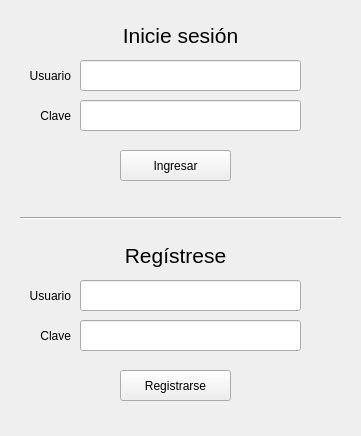
<?xml version="1.0" encoding="UTF-8"?>
<ui version="4.0">
 <class>Form</class>
 <widget class="QWidget" name="Form">
  <property name="geometry">
   <rect>
    <x>0</x>
    <y>0</y>
    <width>361</width>
    <height>436</height>
   </rect>
  </property>
  <property name="windowTitle">
   <string>Form</string>
  </property>
  <widget class="QLineEdit" name="usuarioTextEdit1">
   <property name="geometry">
    <rect>
     <x>80</x>
     <y>60</y>
     <width>221</width>
     <height>31</height>
    </rect>
   </property>
   <property name="text">
    <string/>
   </property>
  </widget>
  <widget class="QLineEdit" name="claveTextEdit1">
   <property name="geometry">
    <rect>
     <x>80</x>
     <y>100</y>
     <width>221</width>
     <height>31</height>
    </rect>
   </property>
   <property name="text">
    <string/>
   </property>
   <property name="echoMode">
    <enum>QLineEdit::Password</enum>
   </property>
  </widget>
  <widget class="QLabel" name="usuarioLabel1">
   <property name="geometry">
    <rect>
     <x>-20</x>
     <y>60</y>
     <width>91</width>
     <height>31</height>
    </rect>
   </property>
   <property name="text">
    <string>Usuario</string>
   </property>
   <property name="alignment">
    <set>Qt::AlignRight|Qt::AlignTrailing|Qt::AlignVCenter</set>
   </property>
  </widget>
  <widget class="QLabel" name="claveLabel1">
   <property name="geometry">
    <rect>
     <x>-20</x>
     <y>100</y>
     <width>91</width>
     <height>31</height>
    </rect>
   </property>
   <property name="text">
    <string>Clave</string>
   </property>
   <property name="alignment">
    <set>Qt::AlignRight|Qt::AlignTrailing|Qt::AlignVCenter</set>
   </property>
  </widget>
  <widget class="QLabel" name="InicieLabel">
   <property name="geometry">
    <rect>
     <x>10</x>
     <y>20</y>
     <width>341</width>
     <height>31</height>
    </rect>
   </property>
   <property name="font">
    <font>
     <pointsize>16</pointsize>
    </font>
   </property>
   <property name="text">
    <string>Inicie sesión</string>
   </property>
   <property name="alignment">
    <set>Qt::AlignCenter</set>
   </property>
  </widget>
  <widget class="QPushButton" name="IngresarButton">
   <property name="geometry">
    <rect>
     <x>120</x>
     <y>150</y>
     <width>111</width>
     <height>31</height>
    </rect>
   </property>
   <property name="text">
    <string>Ingresar</string>
   </property>
  </widget>
  <widget class="Line" name="line">
   <property name="geometry">
    <rect>
     <x>20</x>
     <y>210</y>
     <width>321</width>
     <height>16</height>
    </rect>
   </property>
   <property name="orientation">
    <enum>Qt::Horizontal</enum>
   </property>
  </widget>
  <widget class="QLabel" name="RegistrarseLabel">
   <property name="geometry">
    <rect>
     <x>110</x>
     <y>240</y>
     <width>131</width>
     <height>31</height>
    </rect>
   </property>
   <property name="font">
    <font>
     <pointsize>16</pointsize>
    </font>
   </property>
   <property name="text">
    <string>Regístrese</string>
   </property>
   <property name="alignment">
    <set>Qt::AlignCenter</set>
   </property>
  </widget>
  <widget class="QLabel" name="usuarioLabel2">
   <property name="geometry">
    <rect>
     <x>-20</x>
     <y>280</y>
     <width>91</width>
     <height>31</height>
    </rect>
   </property>
   <property name="text">
    <string>Usuario</string>
   </property>
   <property name="alignment">
    <set>Qt::AlignRight|Qt::AlignTrailing|Qt::AlignVCenter</set>
   </property>
  </widget>
  <widget class="QLabel" name="claveLabel2">
   <property name="geometry">
    <rect>
     <x>-20</x>
     <y>320</y>
     <width>91</width>
     <height>31</height>
    </rect>
   </property>
   <property name="text">
    <string>Clave</string>
   </property>
   <property name="alignment">
    <set>Qt::AlignRight|Qt::AlignTrailing|Qt::AlignVCenter</set>
   </property>
  </widget>
  <widget class="QLineEdit" name="usuarioTextEdit2">
   <property name="geometry">
    <rect>
     <x>80</x>
     <y>280</y>
     <width>221</width>
     <height>31</height>
    </rect>
   </property>
  </widget>
  <widget class="QLineEdit" name="claveTextEdit2">
   <property name="geometry">
    <rect>
     <x>80</x>
     <y>320</y>
     <width>221</width>
     <height>31</height>
    </rect>
   </property>
   <property name="echoMode">
    <enum>QLineEdit::Password</enum>
   </property>
  </widget>
  <widget class="QPushButton" name="RegistrarseButton">
   <property name="geometry">
    <rect>
     <x>120</x>
     <y>370</y>
     <width>111</width>
     <height>31</height>
    </rect>
   </property>
   <property name="text">
    <string>Registrarse</string>
   </property>
  </widget>
 </widget>
 <resources/>
 <connections/>
</ui>
